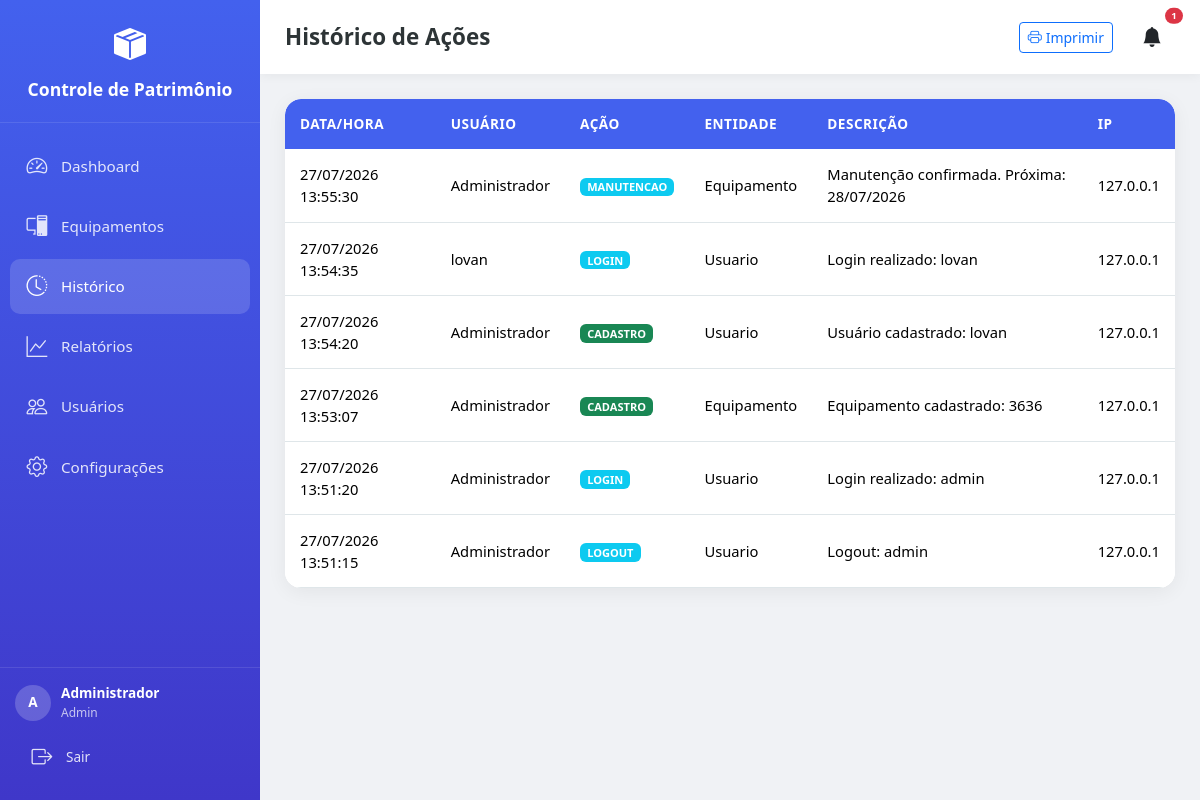
Page /historico (signed in) on the earlier database version.
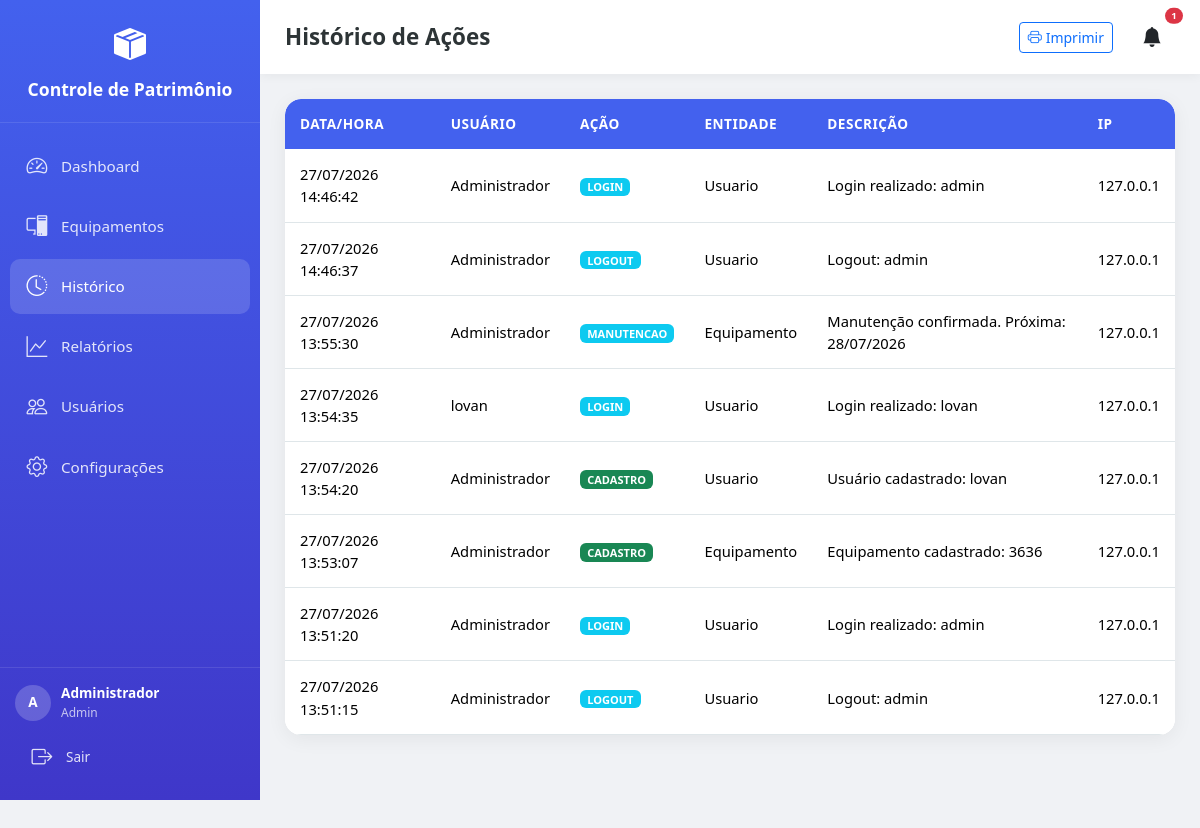
Same page on the later database version.
### app/models/models.py (models this page shows, shortened)
class Configuracao(db.Model):
    __tablename__ = 'configuracoes'
    id = db.Column(db.Integer, primary_key=True)
    nome_empresa = db.Column(db.String(200), default='Controle de Patrimônio')
    logo = db.Column(db.String(200), nullable=True)
    dias_lembrete_manutencao = db.Column(db.String(50), default='30,15,7,1')
    tema = db.Column(db.String(20), default='claro')
    data_atualizacao = db.Column(db.DateTime, default=datetime.now, onupdate=datetime.now)

class Usuario(UserMixin, db.Model):
    __tablename__ = 'usuarios'
    id = db.Column(db.Integer, primary_key=True)
    nome = db.Column(db.String(100), nullable=False)
    username = db.Column(db.String(50), unique=True, nullable=False)
    email = db.Column(db.String(120), unique=True, nullable=False)
    password_hash = db.Column(db.String(256), nullable=False)
    is_admin = db.Column(db.Boolean, default=False)
    ativo = db.Column(db.Boolean, default=True)
    data_criacao = db.Column(db.DateTime, default=datetime.now)
    equipamentos = db.relationship('Equipamento', backref='usuario_cadastro', lazy=True)

class Historico(db.Model):
    __tablename__ = 'historico'
    id = db.Column(db.Integer, primary_key=True)
    usuario_id = db.Column(db.Integer, db.ForeignKey('usuarios.id'), nullable=True)
    usuario_nome = db.Column(db.String(100))
    acao = db.Column(db.String(50), nullable=False)
    entidade = db.Column(db.String(50), nullable=False)
    entidade_id = db.Column(db.Integer)
    descricao = db.Column(db.Text)
    data = db.Column(db.DateTime, default=datetime.now)
    ip = db.Column(db.String(50))

### app/routes/main.py (the view)
@bp.route('/historico')
@login_required
def historico():
    page = request.args.get('page', 1, type=int)
    query = Historico.query.order_by(Historico.data.desc())
    pagination = query.paginate(page=page, per_page=50, error_out=False)
    config = Configuracao.query.first()
    return render_template('historico.html', historico=pagination.items, pagination=pagination, config=config)

### app/__init__.py (called while the page is built)
def create_app():
    app = Flask(__name__)
    app.config.from_object(Config)
    db.init_app(app)
    login_manager.init_app(app)
    login_manager.login_view = 'auth.login'
    login_manager.login_message = 'Por favor, faça login para acessar esta página.'
    login_manager.login_message_category = 'warning'
    with app.app_context():
        from app.routes import auth, main, api, admin
        app.register_blueprint(auth.bp)
        app.register_blueprint(main.bp)
        app.register_blueprint(api.bp, url_prefix='/api')
        app.register_blueprint(admin.bp, url_prefix='/admin')
        db.create_all()
        criar_admin_padrao()
        criar_config_padrao()
    @app.context_processor
    def inject_date():
        from datetime import date
        return dict(date=date)
    return app

### app/routes/auth.py (called while the page is built)
@login_manager.user_loader
def load_user(user_id):
    return Usuario.query.get(int(user_id))

### app/templates/historico.html (shortened to what this page needs)
{% extends "base.html" %}
{% block page_title %}Histórico de Ações{% endblock %}
{% block content %}
<div class="card-modern overflow-hidden">
    <div class="table-responsive">
        <table class="table table-modern mb-0">
            <thead>
                <tr>
                    <th>Data/Hora</th>
                    <th>Usuário</th>
                    <th>Ação</th>
                    <th>Entidade</th>
                    <th>Descrição</th>
                    <th>IP</th>
                </tr>
            </thead>
            <tbody>
                {% for h in historico %}
                <tr>
                    <td>{{ h.data.strftime('%d/%m/%Y %H:%M:%S') }}</td>
                    <td>{{ h.usuario_nome or 'Sistema' }}</td>
                    <td><span class="badge bg-{{ 'success' if h.acao=='CADASTRO' else 'warning' if h.acao=='EDICAO' else 'danger' if h.acao=='EXCLUSAO' else 'info' }}">{{ h.acao }}</span></td>
                    <td>{{ h.entidade }}</td>
                    <td>{{ h.descricao or '-' }}</td>
                    <td>{{ h.ip or '-' }}</td>
                </tr>
                {% else %}
                <tr><td colspan="6" class="text-center py-4 text-muted">Nenhum registro.</td></tr>
                {% endfor %}
            </tbody>
        </table>
    </div>
</div>
{% endblock %}

### app/templates/base.html (shortened to what this page needs)
<!DOCTYPE html>
<html lang="pt-BR" data-theme="{{ config.tema if config else 'claro' }}">
<head>
    <link href="https://cdn.jsdelivr.net/npm/bootstrap@5.3.2/dist/css/bootstrap.min.css" rel="stylesheet">
    <link rel="stylesheet" href="https://cdn.jsdelivr.net/npm/bootstrap-icons@1.11.1/font/bootstrap-icons.css">
    <link rel="stylesheet" href="/static/css/style.css">
</head>
<body>
    {% if current_user.is_authenticated %}
    <nav class="sidebar" id="sidebar">
        <div class="sidebar-header">
            <div class="logo-icon"><i class="bi bi-box-seam-fill"></i></div>
            <div class="logo-text">{{ config.nome_empresa if config else 'Patrimônio' }}</div>
        </div>
        <div class="sidebar-nav">
            <div class="nav-item">
                <a href="{{ url_for('main.dashboard') }}" class="nav-link {% if request.endpoint == 'main.dashboard' %}active{% endif %}">
                    <i class="bi bi-speedometer2"></i>
                    <span class="nav-text">Dashboard</span>
                </a>
            </div>
            <div class="nav-item">
                <a href="{{ url_for('main.equipamentos') }}" class="nav-link {% if request.endpoint.startswith('main.equipamento') %}active{% endif %}">
                    <i class="bi bi-pc-display"></i>
                    <span class="nav-text">Equipamentos</span>
                </a>
            </div>
            <div class="nav-item">
                <a href="{{ url_for('main.historico') }}" class="nav-link {% if request.endpoint == 'main.historico' %}active{% endif %}">
                    <i class="bi bi-clock-history"></i>
                    <span class="nav-text">Histórico</span>
                </a>
            </div>
            <div class="nav-item">
                <a href="{{ url_for('main.relatorios') }}" class="nav-link {% if request.endpoint == 'main.relatorios' %}active{% endif %}">
                    <i class="bi bi-graph-up"></i>
                    <span class="nav-text">Relatórios</span>
                </a>
            </div>
            {% if current_user.is_admin %}
            <div class="nav-item">
                <a href="{{ url_for('admin.usuarios') }}" class="nav-link {% if request.endpoint.startswith('admin.') %}active{% endif %}">
                    <i class="bi bi-people"></i>
                    <span class="nav-text">Usuários</span>
                </a>
            </div>
            <div class="nav-item">
                <a href="{{ url_for('admin.configuracoes') }}" class="nav-link {% if request.endpoint == 'admin.configuracoes' %}active{% endif %}">
                    <i class="bi bi-gear"></i>
                    <span class="nav-text">Configurações</span>
                </a>
            </div>
            {% endif %}
        </div>
        <div class="sidebar-footer">
            <div class="user-info">
                <div class="user-avatar">{{ current_user.nome[0] }}</div>
                <div>
                    <div style="font-weight:600;">{{ current_user.nome }}</div>
                    <div style="opacity:0.7; font-size:0.75rem;">{{ 'Admin' if current_user.is_admin else 'Usuário' }}</div>
                </div>
            </div>
            <a href="{{ url_for('auth.logout') }}" class="nav-link mt-2" style="font-size:0.85rem;">
                <i class="bi bi-box-arrow-right"></i>
                <span class="nav-text">Sair</span>
            </a>
        </div>
    </nav>
    {% endif %}
    <div class="main-content">
        {% if current_user.is_authenticated %}
        <div class="topbar no-print">
            <h1 class="page-title">{% block page_title %}Dashboard{% endblock %}</h1>
            <div class="d-flex align-items-center gap-3">
                <a href="{{ url_for('main.impressao') }}" target="_blank" class="btn btn-sm btn-outline-primary no-print d-none d-md-inline-flex">
                    <i class="bi bi-printer me-1"></i> Imprimir
                </a>
                <div class="dropdown no-print">
                    <button class="btn btn-link text-dark position-relative" data-bs-toggle="dropdown">
                        <i class="bi bi-bell-fill fs-5"></i>
                        <span class="position-absolute top-0 start-100 translate-middle badge rounded-pill bg-danger" id="notifCount" style="font-size:0.6rem; display:none;">0</span>
                    </button>
                </div>
            </div>
        </div>
        {% endif %}
        <div class="content-area">
            {% block content %}{% endblock %}
        </div>
    </div>
</body>
</html>

### app/static/css/style.css (style rules this page uses)
.card-modern { animation: slideUp 0.4s ease forwards; }

### app/templates/base.html (style rules this page uses)
:root { --primary: #4361ee; --primary-light: #4895ef; --secondary: #3f37c9; --success: #4cc9f0; --danger: #f72585; --warning: #f9c74f; --info: #90e0ef; --light: #f8f9fa; --dark: #212529; --bg-body: #f0f2f5; --bg-card: #ffffff; --text-main: #2d3436; --text-muted: #636e72; --border-color: #dfe6e9; --sidebar-width: 260px; --sidebar-collapsed: 70px; }
* { box-sizing: border-box; }
body { font-family: 'Segoe UI', system-ui, -apple-system, sans-serif; background: var(--bg-body); color: var(--text-main); min-height: 100vh; overflow-x: hidden; }
.sidebar { position: fixed; top: 0; left: 0; width: var(--sidebar-width); height: 100vh; background: linear-gradient(180deg, var(--primary) 0%, var(--secondary) 100%); color: white; z-index: 1000; transition: all 0.3s ease; display: flex; flex-direction: column; overflow-y: auto; }
.sidebar-header { padding: 20px; text-align: center; border-bottom: 1px solid rgba(255,255,255,0.1); }
.logo-icon { font-size: 2rem; color: white; }
.logo-text { font-size: 1.1rem; font-weight: 700; margin-top: 8px; }
.sidebar-nav { flex: 1; padding: 15px 10px; }
.nav-item { margin-bottom: 5px; }
.nav-link { display: flex; align-items: center; padding: 12px 15px; color: rgba(255,255,255,0.85); text-decoration: none; border-radius: 10px; transition: all 0.2s; font-size: 0.95rem; }
.nav-link:hover, .nav-link.active { background: rgba(255,255,255,0.15); color: white; }
.nav-link i { font-size: 1.3rem; margin-right: 12px; min-width: 24px; text-align: center; }
.sidebar-footer { padding: 15px; border-top: 1px solid rgba(255,255,255,0.1); }
.user-info { display: flex; align-items: center; gap: 10px; font-size: 0.85rem; }
.user-avatar { width: 36px; height: 36px; border-radius: 50%; background: rgba(255,255,255,0.2); display: flex; align-items: center; justify-content: center; font-weight: bold; }
.main-content { margin-left: var(--sidebar-width); min-height: 100vh; transition: margin-left 0.3s ease; padding-bottom: 80px; }
.topbar { background: var(--bg-card); padding: 15px 25px; display: flex; align-items: center; justify-content: space-between; box-shadow: 0 2px 10px rgba(0,0,0,0.05); position: sticky; top: 0; z-index: 100; }
.page-title { font-size: 1.4rem; font-weight: 700; color: var(--text-main); margin: 0; }
.content-area { padding: 25px; }
.card-modern { background: var(--bg-card); border: none; border-radius: 16px; box-shadow: 0 4px 20px rgba(0,0,0,0.06); transition: transform 0.2s, box-shadow 0.2s; }
.table-modern { background: var(--bg-card); border-radius: 16px; overflow: hidden; }
.table-modern thead th { background: var(--primary); color: white; font-weight: 600; font-size: 0.85rem; text-transform: uppercase; letter-spacing: 0.5px; padding: 15px; border: none; position: sticky; top: 0; z-index: 10; }
.table-modern tbody td { padding: 14px 15px; border-bottom: 1px solid var(--border-color); vertical-align: middle; font-size: 0.92rem; }

Differences in the rows shown:
added Historico: data "27/07/2026 14:46:42", usuario_nome "Administrador", acao "LOGIN", entidade "Usuario", descricao "Login realizado: admin", ip "127.0.0.1"
added Historico: data "27/07/2026 14:46:37", usuario_nome "Administrador", acao "LOGOUT", entidade "Usuario", descricao "Logout: admin", ip "127.0.0.1"
